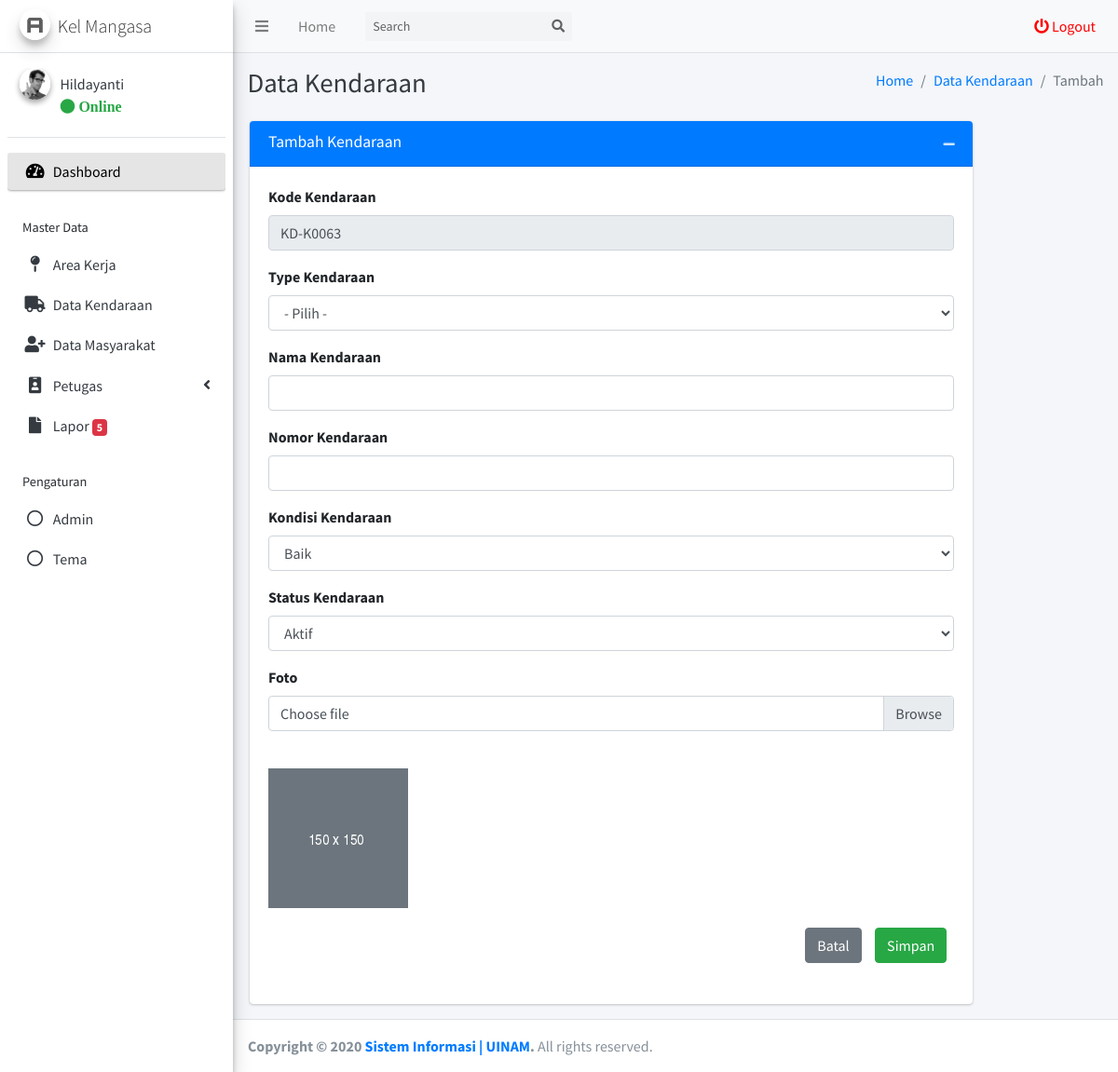
The app's page /kelurahan/admin/kendaraan/tambah.php (signed in) with its own data.
### tables this page shows
CREATE TABLE `tb_akun_kelurahan` (
  `id_akun_kelurahan` int(11) NOT NULL,
  `nama_akun_kelurahan` varchar(255) NOT NULL,
  `username_akun_kelurahan` varchar(255) NOT NULL,
  `password_akun_kelurahan` varchar(255) NOT NULL,
  `foto_akun_kelurahan` varchar(255) NOT NULL,
  `kelurahan_akun_kelurahan` varchar(255) NOT NULL,
  `status_akun_kelurahan` varchar(255) NOT NULL
);

CREATE TABLE `tb_kendaraan` (
  `id_kendaraan` int(11) NOT NULL,
  `kode_kendaraan` varchar(255) NOT NULL,
  `nama_kendaraan` varchar(255) NOT NULL,
  `type_kendaraan` varchar(255) NOT NULL,
  `nomor_kendaraan` varchar(255) NOT NULL,
  `kondisi_kendaraan` varchar(255) NOT NULL,
  `kelurahan_kendaraan` varchar(255) NOT NULL,
  `status_kendaraan` varchar(255) NOT NULL,
  `foto_kendaraan` varchar(255) NOT NULL
);

### kelurahan/admin/kendaraan/tambah.php (the view, shortened to what this page needs)
<?php
require_once '../template/header/header.php';
?>
  <div class="content-wrapper">
    <div class="content-header">
      <div class="container-fluid">
        <div class="row mb-2">
          <div class="col-sm-6">
            <h1 class="m-0 text-dark">Data Kendaraan</h1>
          </div>
          <div class="col-sm-6">
            <ol class="breadcrumb float-sm-right">
              <li class="breadcrumb-item"><a href="../">Home</a></li>
              <li class="breadcrumb-item"><a href="../kendaraan/data.php">Data Kendaraan</a></li>
              <li class="breadcrumb-item active">Tambah</li>
            </ol>
          </div>
        </div>
      </div>
    </div>
    <section class="content">
      <div class="row">
        <div class="col-md-10" style="left: 10px">
          <div class="card card-primary">
            <div class="card-header">
              <h3 class="card-title">Tambah Kendaraan</h3>
              <div class="card-tools">
                <button type="button" class="btn btn-tool" data-card-widget="collapse" data-toggle="tooltip" title="Collapse">
                  <i class="fas fa-minus"></i></button>
              </div>
            </div>
            <form method="POST" action="controller.php" enctype="multipart/form-data">
            <?php
              $id_last_kendaraan = mysqli_query($conn, "SELECT id_kendaraan FROM tb_kendaraan ORDER BY id_kendaraan DESC LIMIT 1");
              $get_last_id = "";
              while ($row = mysqli_fetch_assoc($id_last_kendaraan)) {
                $get_last_id = $row['id_kendaraan'];
              }
            ?>
            <div class="card-body">
              <div class="form-group">
                <label for="inputName">Kode Kendaraan</label>
                <input type="text" disabled value="KD-K00<?= $get_last_id + 1?>"  class="form-control">
              </div>
              <div class="form-group">
                <label for="inputName">Type Kendaraan</label>
                <select class="form-control select2" style="width: 100%;" name="type_kendaraan" id="type_kendaraan">
                  <option selected="selected" value="-">- Pilih -</option>
                </select>
              </div>
              <div class="form-group">
                <label for="inputName">Nama Kendaraan</label>
                <input type="text" id="nama_kendaraan" name="nama_kendaraan"class="form-control">
              </div>
              <div class="form-group">
                <label for="inputName">Nomor Kendaraan</label>
                <input type="text" id="nomor_kendaraan" name="nomor_kendaraan"class="form-control">
              </div>
              <div class="form-group">
                <label for="inputName">Kondisi Kendaraan</label>
                <select class="form-control select2" style="width: 100%;" name="kondisi_kendaraan" id="kondisi_kendaraan">
                  <option selected="selected" value="Baik">Baik</option>
                </select>
              </div>
              <div class="form-group">
                <label for="inputName">Status Kendaraan</label>
                <select class="form-control select2" style="width: 100%;" name="status_kendaraan" id="status_kendaraan">
                  <option selected="selected" value="Aktif">Aktif</option>
                </select>
              </div>
              <div class="form-group">
                    <label for="customFile">Foto</label>
                    <div class="custom-file">
                      <label class="custom-file-label" for="foto_kendaraan">Choose file</label>
                    </div>
                  </div>
                  <br>
                  <img style="max-width:180px; max-height:180px;" id="blah" src="/pelaporan-sampah/assets/dist/img/default-150x150.png" alt="your image" />
              <div class="col-12">
              <button type="submit" name="submit_kendaraan" class="btn btn-success float-right" style="margin-top: 3% ; margin-left: 2%;">Simpan</button>
              <a href="../kendaraan/data.php" class="btn btn-secondary float-right" style="margin-top: 3% ;">Batal</a>
            </div>
            </form>
            </div>
            <br>
          </div>
        </div>
      </div>
    </div>
<?php
require '../template/footer/footer.php';
?>

### kelurahan/admin/template/header/header.php (shortened to what this page needs)
<?php
require('../../../koneksi.php');
$get_id_session = $_SESSION['get_id_kelurahan'];
$query_header_akun = mysqli_query($conn, "SELECT * FROM tb_akun_kelurahan WHERE id_akun_kelurahan = '$get_id_session'");
$get_data_akun = mysqli_fetch_assoc($query_header_akun);
$nama_header = $get_data_akun['nama_akun_kelurahan'];
$kelurahan_header = $get_data_akun['kelurahan_akun_kelurahan'];
?>
<!DOCTYPE html>
<html>
<head>
  <link rel="stylesheet" href="../../../assets/plugins/fontawesome-free/css/all.min.css">
  <link rel="stylesheet" href="../../../assets/plugins/ekko-lightbox/ekko-lightbox.css">
  <link rel="stylesheet" href="https://code.ionicframework.com/ionicons/2.0.1/css/ionicons.min.css">
  <link rel="stylesheet" href="../../../assets/plugins/tempusdominus-bootstrap-4/css/tempusdominus-bootstrap-4.min.css">
  <link rel="stylesheet" href="../../../assets/plugins/datatables-bs4/css/dataTables.bootstrap4.min.css">
  <link rel="stylesheet" href="../../../assets/plugins/datatables-responsive/css/responsive.bootstrap4.min.css">
  <link href="https://cdn.jsdelivr.net/gh/gitbrent/bootstrap-switch-button@1.1.0/css/bootstrap-switch-button.min.css" rel="stylesheet">
  <link rel="stylesheet" href="../../../assets/dist/css/adminlte.min.css">
  <link rel="stylesheet" href="../../../assets/plugins/overlayScrollbars/css/OverlayScrollbars.min.css">
</head>
<body class="hold-transition sidebar-mini layout-fixed">
<div class="wrapper">
  <nav class="main-header navbar navbar-expand navbar-grey navbar-light">
    <ul class="navbar-nav">
      <li class="nav-item">
        <a class="nav-link" data-widget="pushmenu" href="#" role="button"><i class="fas fa-bars"></i></a>
      </li>
      <li class="nav-item d-none d-sm-inline-block">
        <a href="../index.php" class="nav-link">Home</a>
      </li>
    </ul>
    <form class="form-inline ml-3">
      <div class="input-group input-group-sm">
        <input class="form-control form-control-navbar" type="search" placeholder="Search" aria-label="Search">
        <div class="input-group-append">
          <button class="btn btn-navbar" type="submit">
            <i class="fas fa-search"></i>
          </button>
        </div>
      </div>
    </form>
    <ul class="navbar-nav ml-auto">
      <li class="nav-item">
        <a style="color: red;" class="nav-link" data-toggle="modal" data-target="#modal-default"  href="" role="button">
          <i class="fas fa fa-power-off" style="color: red;"></i> Logout
        </a>
      </li>
    </ul>
  </nav>
  <aside class="main-sidebar sidebar-light-grey elevation-3">
    <a href="../index.php" class="brand-link">
      <img src="../../../assets/dist/img/AdminLTELogo.png" alt="Logo Kabupaten Soppeng" class="brand-image img-circle elevation-3"
           style="opacity: .8">
      <span class="brand-text font-weight-light">Kel <?= $kelurahan_header ?></span>
    </a>
    <div class="sidebar">
      <div class="user-panel mt-3 pb-3 mb-3 d-flex">
        <div class="image">
          <img src="../../../assets/dist/img/user2-160x160.jpg" class="img-circle elevation-2" alt="User Image">
        </div>
        <div class="info">
          <a href="#" class="d-block"><?= $nama_header ?></a>
          <a href="#"<i class="fa fa-circle text-success"></i> Online</a>
        </div>
      </div>
      <nav class="mt-2">
        <ul class="nav nav-pills nav-sidebar flex-column" data-widget="treeview" role="menu" data-accordion="false">
          <li class="nav-item has-treeview menu-open">
            <a href="../" class="nav-link active">
              <i class="nav-icon fas fa-tachometer-alt"></i>
              <p>
                Dashboard
              </p>
            </a>
          </li>
          <li class="nav-header">Master Data</li>
          <li class="nav-item">
            <a href="../area/data.php" class="nav-link">
              <i class="nav-icon fa fa-map-pin"></i>
              <p>
                Area Kerja
              </p>
            </a>
          </li>
          <li class="nav-item">
            <a href="../kendaraan/data.php" class="nav-link">
              <i class="nav-icon fa fa-truck"></i>
              <p>
                Data Kendaraan
              </p>
            </a>
          </li>
          <li class="nav-item">
            <a href="../masyarakat/data.php" class="nav-link">
              <i class="nav-icon fa fa-user-plus"></i>
              <p>
                Data Masyarakat
              </p>
            </a>
          </li>
          <li class="nav-item">
            <a href="" class="nav-link">
              <i class="nav-icon fa fa-id-badge"></i>
              <p>
                Petugas
                <i class="fas fa-angle-left right"></i>
              </p>
            </a>
          </li>
          <li class="nav-item">
          <?php
            $laporan = mysqli_query($conn, "SELECT * FROM tb_laporan WHERE kelurahan_laporan = '$get_data_akun[kelurahan_akun_kelurahan]' AND staus_laporan = 'New'");
            $row_laporan = mysqli_num_rows($laporan);
            $row_laporan_final = $row_laporan;
          ?>
            <a href="#" class="nav-link">
              <i class="far fa fa-file nav-icon"></i>
              <p>
                Lapor
                <span class="badge badge-danger"><?= $row_laporan_final ?></span>
              </p>
            </a>
          </li>
          <li class="nav-header">Pengaturan</li>
          <li class="nav-item">
            <a href="../user/data.php" class="nav-link">
              <i class="far fa-circle nav-icon"></i>
              <p>
                Admin
              </p>
            </a>
          </li>
          <li class="nav-item">
            <a class="nav-link" data-widget="control-sidebar" data-slide="true" href="#" role="button">
              <i class="far fa-circle nav-icon"></i>
              <p>
                Tema
              </p>
            </a>
          </li>
          <li class="nav-header"></li>
        </ul>
      </nav>
    </div>
  </aside>

### records on screen
tb_akun_kelurahan: kelurahan_akun_kelurahan "Mangasa", nama_akun_kelurahan "Hildayanti"
tb_kendaraan: id_kendaraan "KD-K0063"

### other values on screen
$row_laporan_final "5"
